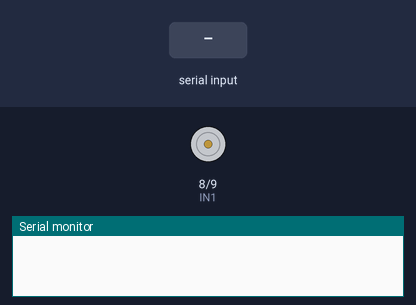
Simulated run of this sketch. Board: Arduino Uno, built with avr-gcc and run on an emulated ATmega328P. On the bench: motor-driver pin pairs drawn as motors (green arrow = first pin HIGH = forward, orange = second pin HIGH = backward, longer = more drive, scaled by the enable pin), the last lines printed to the serial monitor. The inputs (shaded band) are chosen by the test bench.

Above: at 1.2 s.
1.3 s: "W" received over Serial
At 2.0 s:
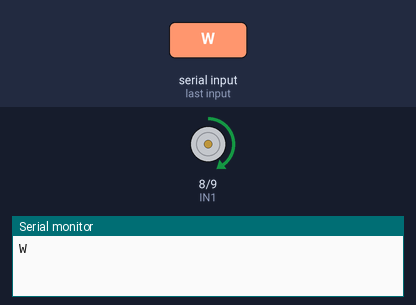
3.8 s: "S" received over Serial
At 4.6 s:
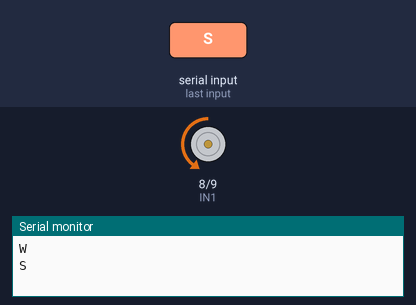
Timing chart, 0 to 6.8 s (numbered marks = the images above; inputs shaded):
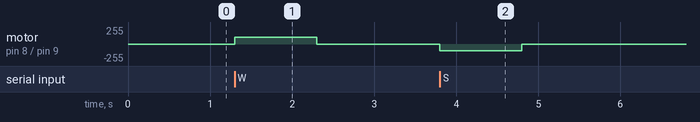

Measured:
- after the input at 1.3 s, motor on pin 8 (IN1) / pin 9 (IN2): stopped → forward 100/255 at once, → stopped 1.0 s later
- after the input at 3.8 s, motor on pin 8 (IN1) / pin 9 (IN2): stopped → backward 100/255 at once, → stopped 1.0 s later

The sketch:

single_motor.ino
```cpp
#define IN1 8
#define IN2 9
#define ENA 5

char currentCommand = 'K';   // default Stop

void setup() {
  pinMode(IN1, OUTPUT);
  pinMode(IN2, OUTPUT);
  pinMode(ENA, OUTPUT);

  Serial.begin(9600);
}

void forward() {
  digitalWrite(IN1, HIGH);
  digitalWrite(IN2, LOW);
  analogWrite(ENA, 100);
  delay(1000);
  stopMotor();
  currentCommand = 'K';
}

void backward() {
  digitalWrite(IN1, LOW);
  digitalWrite(IN2, HIGH);
  analogWrite(ENA, 100);
  delay(1000);
  stopMotor();
  currentCommand = 'K';
}

void stopMotor() {
  digitalWrite(IN1, LOW);
  digitalWrite(IN2, LOW);
  analogWrite(ENA, 0);
}

void loop() {

  if (Serial.available() > 0) {
    currentCommand = Serial.read();
    Serial.println(currentCommand);
  }

  if (currentCommand == 'W') {
    forward();
  }
  else if (currentCommand == 'S') {
    backward();
  }
  else {
    stopMotor();
  }
}
```
